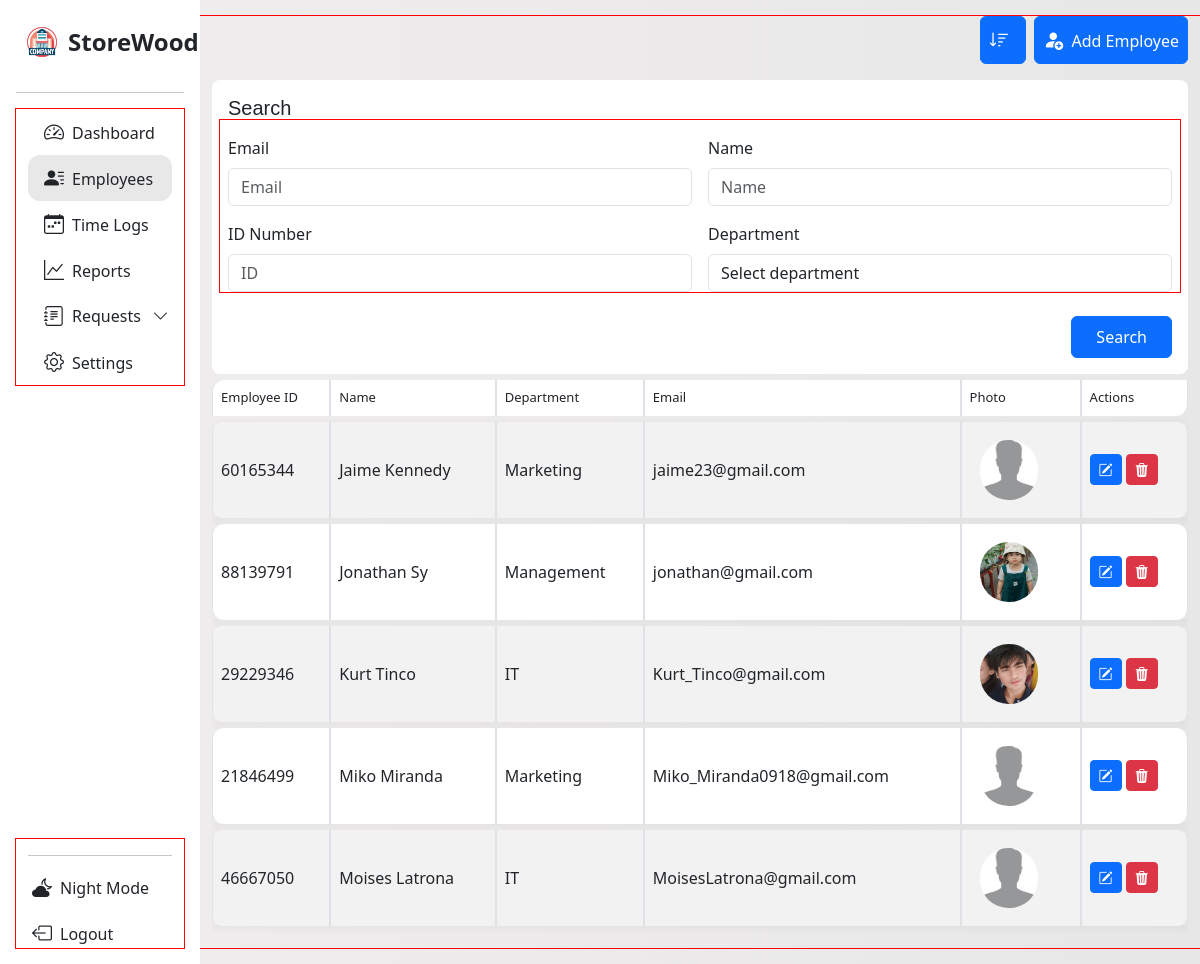
Page /employee_management?sort_by=name on the committed database.
### tables this page shows
CREATE TABLE employee 
                            (id INTEGER PRIMARY KEY AUTOINCREMENT,
                            employee_id TEXT, name TEXT, department TEXT,
                            photo_path TEXT, time_in TEXT, email TEXT);

### main.py (the view)
@app.route('/employee_management')
def employees_management():
    sort_by = request.args.get('sort_by')
    valid_fields = ['name', 'department', 'email']
    query = '''SELECT employee_id, name, department, email, photo_path, id FROM employee'''
    if sort_by in valid_fields:
        query += f' ORDER BY {sort_by} COLLATE NOCASE'
    try:
        with sqlite3.connect(db.connect_employee()) as con:
            cur = con.cursor()
            cur.execute(query)
            employee = cur.fetchall()
    except sqlite3.Error as e:
        print("Fetch error:", e)
        employee = []
    return render_template('e_manage.html', employee=employee, field=sort_by, page='requests', subpage='new')

### database.py (called while the page is built)
    def connect_employee(self):
        return self.employee_database

### templates/e_manage.html (shortened to what this page needs)
<!DOCTYPE html>
<html lang="en">
<head>
  <link rel="stylesheet" href="{{ url_for('static', filename='dash.css') }}">
  <link rel="stylesheet" href="{{ url_for('static', filename='manage.css') }}">
  <link href="https://cdn.jsdelivr.net/npm/bootstrap-icons@1.11.3/font/bootstrap-icons.css" rel="stylesheet">
  <link href='https://unpkg.com/boxicons@2.1.4/css/boxicons.min.css' rel='stylesheet'>
  <link href="https://cdn.jsdelivr.net/npm/bootstrap@5.3.0/dist/css/bootstrap.min.css" rel="stylesheet">
</head>
<body>
<div class="container-fluid overflow-hidden">
  <div class="row vh-100 overflow-auto">
     <nav id="sidebarMenu" class="col-12 col-sm-4 col-md-3 col-lg-3 col-xl-2 bg-col px-0 position-sticky sticky-top">
  <div class="d-flex w-100 flex-column p-3 align-items-sm-start pt-4 h-100">
    <a href="/" class="d-flex align-items-center mb-3 text-dark text-decoration-none w-100 px-2">
      <img src="{{ url_for('static', filename='img/company.png') }}?v=2" alt="Logo" width="36" height="36" class="me-2">
      <span class="fs-4 fw-semibold">StoreWood</span>
    </a>
    <hr class="w-100">
    <ul class="nav nav-pills flex-column mb-auto w-100" id="menu">
      <div class="container con-li">
        <li class="nav-item">
          <a href="{{ url_for('management') }}" class="nav-link text-dark">
            <i class="bi bi-speedometer2 fs-5"></i><span class="ms-2">Dashboard</span>
          </a>
        </li>
        <li class="nav-item">
          <a class="nav-link text-dark {% if page == 'requests' %}active-page{% endif %}" href="{{ url_for('employees_management') }}">
            <i class="bi bi-person-lines-fill fs-5"></i><span class="ms-2">Employees</span>
          </a>
        </li>
        <li>
          <a href="{{ url_for('time_logs_page') }}" class="nav-link text-dark">
            <i class="bi bi-calendar-week fs-5"></i><span class="ms-2">Time Logs</span>
          </a>
        </li>
        <li>
          <a href="{{ url_for('reports_page') }}" class="nav-link text-dark">
            <i class="fs-5 bi bi-graph-up"></i><span class="ms-2">Reports</span>
          </a>
        </li>
      <li class="nav-item">
        <a class="nav-link d-flex justify-content-between align-items-center text-dark"
          data-bs-toggle="collapse" href="#requestsSubMenu"  role="button"
          aria-expanded="false" aria-controls="requestsSubMenu">
          <span class="d-flex align-items-center gap-2 flex-grow-1">
            <i class="fs-5 bi bi-journal-text"></i>
            <span class="text-truncate">Requests</span>
          </span>
          <i class="bi bi-chevron-down arrow-icon ms-2"></i>
        </a>
      </li>
        <li>
          <a href="#" class="nav-link text-dark">
            <i class="fs-5 bi bi-gear"></i><span class="ms-2">Settings</span>
          </a>
        </li>
      </div>
    </ul>
    <div class="container mt-auto">
      <hr class="w-100">
      <a href="{{ url_for('admin_login') }}" class="nav-link text-dark mt-3">
        <i class="bi bi-cloud-moon-fill fs-5 ms-1"></i><span class="ms-2">Night Mode</span>
      </a>
      <a href="{{ url_for('admin_login') }}" class="nav-link text-dark mt-3">
        <i class="bi bi-box-arrow-left fs-5 ms-1"></i><span class="ms-2">Logout</span>
      </a>
    </div>
  </div>
</nav>
<div class="col d-flex flex-column w-50">
<div class="row mb-3 mt-3">
  <div class="col-12 d-flex justify-content-end flex-wrap gap-2 gap-md-0">
       <div class="d-flex flex-row align-items-center gap-2 mb-3 flex-wrap">
      <div>
        <div class="dropdown">
          <button class="btn btn-primary p-2 pe-3" type="button" title="Dropdown" id="sortDropdown" data-bs-toggle="dropdown" aria-expanded="false">
            <i class="bi bi-sort-down fs-5"></i>
          </button>
        </div>
      </div>
      <div>
        <a href="{{ url_for('add_employee') }}">
          <button class="btn btn-primary p-2" type="button">
            <i class="bi bi-person-fill-add fs-5"></i> <span class="ms-1">Add Employee</span>
          </button>
        </a>
      </div>
    </div>
      <div class="col-12">
        <form action="{{ url_for('search_employee') }}" method="get" class="rounded-3 p-3" style="background-color: white;">
          <p class="search-txt h5 mb-3">Search</p>
          <div class="row g-3">
            <div class="col-md-6">
              <label for="e-email" class="form-label">Email</label>
              <input name="email" value="{{ email or '' }}" type="email" id="e-email" class="form-control" placeholder="Email">
            </div>
            <div class="col-md-6">
              <label for="e-name" class="form-label">Name</label>
              <input name="name" value="{{ name or '' }}" type="text" id="e-name" class="form-control" placeholder="Name">
            </div>
            <div class="col-md-6">
              <label for="e-id" class="form-label">ID Number</label>
              <input name="identification-number" value="{{ iden_num or '' }}" type="text" id="e-id" class="form-control" placeholder="ID">
            </div>
            <div class="col-md-6">
              <label for="e-dept" class="form-label">Department</label>
              <select id="e-dept" class="form-control" name="department">
                <option selected disabled>Select department</option>
              </select>
            </div>
          </div>
          <div class="d-flex justify-content-end mt-4">
            <button type="submit" class="btn btn-primary px-4 py-2">Search</button>
          </div>
        </form>
      </div>
  <div class="col-12">
    <div class="table-responsive">
      <table class="table table-striped table-bordered custom-table">
        <thead class="head">
          <tr>
            <th>Employee ID</th>
            <th>Name</th>
            <th>Department</th>
            <th>Email</th>
            <th>Photo</th>
            <th>Actions</th>
          </tr>
        </thead>
        <tbody>
          {% if employee %}
            {% for emp in employee %}
              <tr>
                <td>{{ emp[0] }}</td>
                <td>{{ emp[1] }}</td>
                <td>{{ emp[2] }}</td>
                <td>{{ emp[3] }}</td>
                <td>
                  {% if emp[4] %}
                    <img class="employee-photos" src="{{ url_for('static', filename=emp[4]) }}" width="100" alt="Employee Photo">
                  {% endif %}
                </td>
                <td>
                  <a href="{{ url_for('edit_employees_profile', id=emp[5]) }}" class="btn btn-primary btn-sm"><i class="bi bi-pencil-square"></i></a>
                  <a href="{{ url_for('delete_employee_profile', id=emp[5]) }}" class="btn btn-danger btn-sm"><i class="bi bi-trash3-fill"></i></a>
                </td>
              </tr>
            {% endfor %}
          {% else %}
            <tr>
              <td colspan="6" class="text-center">No employee found.</td>
            </tr>
          {% endif %}
        </tbody>
      </table>
    </div>
  </div>
</div>
    </div>
  </div>
</div>
</body>
</html>

### static/dash.css (style rules this page uses)
* { scrollbar-width: none; }
body { background: linear-gradient(to right, #f0eded, #e8e7e7); overflow: hidden; scrollbar-width: none; height: 100%; }
*, *::before, *::after { box-sizing: border-box; }
.bg-col { background-color: rgb(255, 255, 255) !important; }
.dropdown { width: 100%; z-index: 100; }
.custom-table { border-collapse: separate !important; border-spacing: 0 6px; height: 30px; border-radius: 10px; overflow-y: scroll; }
.custom-table tbody tr td, .custom-table tbody tr th { height: 70px; vertical-align: middle; }
.custom-table tbody tr { background-color: #fff; box-shadow: 0 2px 8px rgba(0, 0, 0, 0.05); }
.custom-table tbody tr td:first-child, .custom-table tbody tr th:first-child { border-top-left-radius: 12px; border-bottom-left-radius: 12px; }
.custom-table tbody tr td:last-child { border-top-right-radius: 12px; border-bottom-right-radius: 12px; }
.custom-table thead th:first-child { border-top-left-radius: 12px; }
.custom-table thead th:last-child { border-bottom-right-radius: 12px; }
thead.head th { font-size: small; font-weight: 500; }
.bg-col { background-color: white; }
.bg-col ul li { min-width: 140px; max-width: 100%; width: auto; }
#sidebarMenu { height: 100vh; overflow-y: scroll; overflow-x: hidden; position: sticky; top: 0; scrollbar-width: none; -ms-overflow-style: none; }
.nav-link.active-page { background-color: rgba(107, 104, 104, 0.15); border-radius: 12px; }
.bg-col ul#menu > .con-li > li > .nav-link:hover, .bg-col ul#menu > .con-li > li > .nav-link.active-page { background-color: rgba(107, 104, 104, 0.15) !important; border-radius: 12px; transition: 0.3s; }
main, .container, .row, .col { outline: 1px solid red; }
.search-txt { font-weight: 400; font-family: 'Gill Sans', 'Gill Sans MT', Calibri, 'Trebuchet MS', sans-serif; }
#sortDropdown i { font-size: 20px; }
.arrow-icon { transition: transform 0.3s ease; display: inline-block; position: relative; width: 1.2em; text-align: center; }
.arrow-icon::before { content: ''; display: inline-block; width: 0; }

### static/manage.css (style rules this page uses)
.employee-photos { padding: 10px; width: 4.9rem; height: 5rem; border-radius: 2.4em; object-fit: cover; }

### rows in the picture
employee: employee "60165344", name "Jaime Kennedy", department "Marketing", email "jaime23@gmail.com", photo_path (placeholder picture)
employee: employee "88139791", name "Jonathan Sy", department "Management", email "jonathan@gmail.com", photo_path (picture)
employee: employee "29229346", name "Kurt Tinco", department "IT", email "Kurt_Tinco@gmail.com", photo_path (picture)
employee: employee "21846499", name "Miko Miranda", department "Marketing", email "Miko_Miranda0918@gmail.com", photo_path (placeholder picture)
employee: employee "46667050", name "Moises Latrona", department "IT", email "MoisesLatrona@gmail.com", photo_path (placeholder picture)
